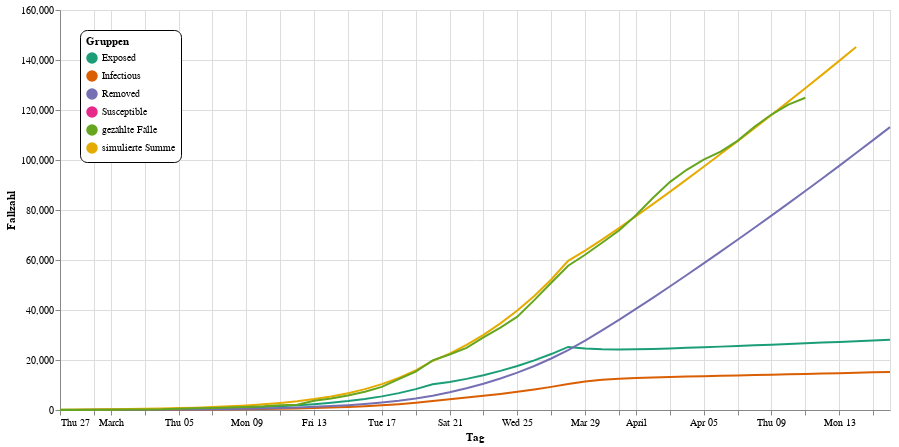

The cell this chart's notebook holds for it:
### Markdown cell above
Die folgende Funktion erzeugt ein Diagramm mit mehreren Ebenen: Die Kurven und die Legende zeichnet `line`. Die `selection` `nearest` benutzt das interaktive Diagramm, um den Tag auszuwählen, der am besten zur Position der Maus passt. `points` zeichnet kleine Kringel über die Werte der Kurve an diesem Tag. `text` ergänzt den Zahlenwert der gekringelten Werte. `rules` zeichnet eine graue Linie, die den Tag hervorhebt und `date_text` schreibt den Tag als Text am oberen Rand des Diagramms aus. Die Funktion `alt.layer()` fügt all diese Elemente zu einem Diagramm zusammen.

Die Funktion `plot()` nimmt neben dem Dataframe noch optionale Parameter für die Position der Legende und die Maße des gesamten Diagramms entgegen. Das Notebook verwendet sie später noch für weitere Diagramme mit anderen Skalen.

### Code cell
def plot(data, legendX=20, legendY=20, width=830, height=400):
    line = alt.Chart(data).mark_line(point=False).encode(
        alt.X("Tag", title="Tag"),
        alt.Y("Fallzahl:Q", title="Fallzahl"),
        color=alt.Color("Typ:N", 
                        scale=alt.Scale(scheme="dark2"),
                        legend=alt.Legend(
            orient="none", legendX=legendX, legendY=legendY,
            fillColor="white", strokeColor="black", cornerRadius=7, padding=6,
            title="Gruppen"))
    )
    nearest = alt.selection(type='single', nearest=True, on='mouseover',
                            fields=['Tag'], empty='none')
    selectors = alt.Chart(data).mark_point().encode(
        alt.X("Tag", title="Tag"),
        opacity=alt.value(0),
    ).add_selection(nearest)
    points = line.mark_point().encode(
        opacity=alt.condition(nearest, alt.value(1), alt.value(0))
    )
    text = line.mark_text(align='left', dx=4, dy=-8).encode(
        text=alt.condition(nearest, 'Fallzahl:Q', alt.value(' '))
    )
    rules = alt.Chart(data).mark_rule(color='gray').encode(
        alt.X("Tag", title="Tag"),
    ).transform_filter(nearest)
    date_text = rules.mark_text(align='left', dx=4, dy=-8).encode(
        y=alt.value(16),
        color=alt.value('gray'),
        text=alt.condition(nearest, 'Tag', alt.value(' '))
    )
    return alt.layer(
        line, selectors, points, rules, text, date_text
    ).properties(width=width, height=height)
    
plot(seir_data)

### Figure 1 — Vega-Lite specification as saved in the notebook (floating-point values rounded to 4 significant figures; data arrays with more than 128 entries replaced by an {"elided": "..."} marker saying what was removed)
{"config": {"view": {"continuousWidth": 400, "continuousHeight": 300}}, "layer": [{"mark": {"type": "line", "point": false}, "encoding": {"color": {"type": "nominal", "field": "Typ", "legend": {"cornerRadius": 7, "fillColor": "white", "legendX": 20, "legendY": 20, "orient": "none", "padding": 6, "strokeColor": "black", "title": "Gruppen"}, "scale": {"scheme": "dark2"}}, "x": {"type": "temporal", "field": "Tag", "title": "Tag"}, "y": {"type": "quantitative", "field": "Fallzahl", "title": "Fallzahl"}}}, {"mark": "point", "encoding": {"opacity": {"value": 0}, "x": {"type": "temporal", "field": "Tag", "title": "Tag"}}, "selection": {"selector001": {"type": "single", "nearest": true, "on": "mouseover", "fields": ["Tag"], "empty": "none"}}}, {"mark": "point", "encoding": {"color": {"type": "nominal", "field": "Typ", "legend": {"cornerRadius": 7, "fillColor": "white", "legendX": 20, "legendY": 20, "orient": "none", "padding": 6, "strokeColor": "black", "title": "Gruppen"}, "scale": {"scheme": "dark2"}}, "opacity": {"condition": {"value": 1, "selection": "selector001"}, "value": 0}, "x": {"type": "temporal", "field": "Tag", "title": "Tag"}, "y": {"type": "quantitative", "field": "Fallzahl", "title": "Fallzahl"}}}, {"mark": {"type": "rule", "color": "gray"}, "encoding": {"x": {"type": "temporal", "field": "Tag", "title": "Tag"}}, "transform": [{"filter": {"selection": "selector001"}}]}, {"mark": {"type": "text", "align": "left", "dx": 4, "dy": -8}, "encoding": {"color": {"type": "nominal", "field": "Typ", "legend": {"cornerRadius": 7, "fillColor": "white", "legendX": 20, "legendY": 20, "orient": "none", "padding": 6, "strokeColor": "black", "title": "Gruppen"}, "scale": {"scheme": "dark2"}}, "text": {"condition": {"type": "quantitative", "field": "Fallzahl", "selection": "selector001"}, "value": " "}, "x": {"type": "temporal", "field": "Tag", "title": "Tag"}, "y": {"type": "quantitative", "field": "Fallzahl", "title": "Fallzahl"}}}, {"mark": {"type": "text", "align": "left", "dx": 4, "dy": -8}, "encoding": {"color": {"value": "gray"}, "text": {"condition": {"type": "temporal", "field": "Tag", "selection": "selector001"}, "value": " "}, "x": {"type": "temporal", "field": "Tag", "title": "Tag"}, "y": {"value": 16}}, "transform": [{"filter": {"selection": "selector001"}}]}], "data": {"name": "data-bb38d36bbbc2d0234ecc9048d686415d"}, "height": 400, "width": 830, "$schema": "https://vega.github.io/schema/vega-lite/v4.8.1.json", "datasets": {"data-bb38d36bbbc2d0234ecc9048d686415d": {"elided": "295 records"}}}
